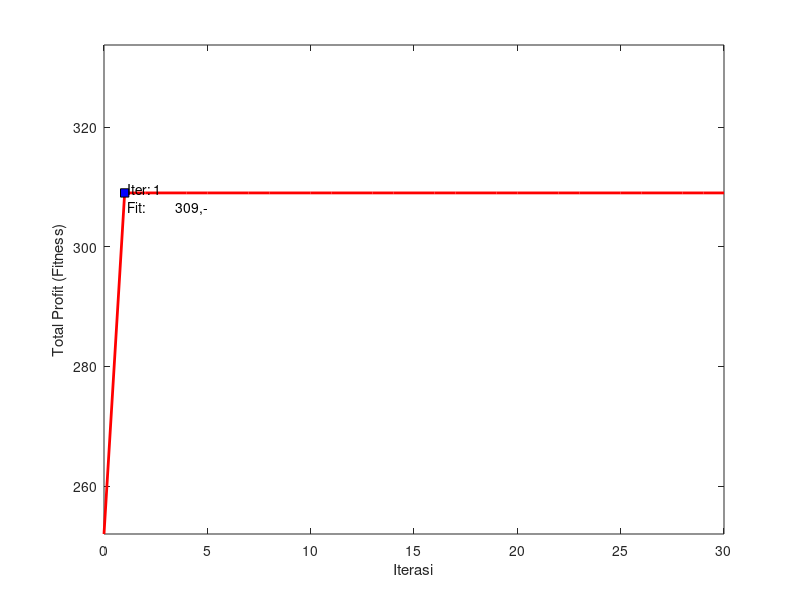

MATLAB code for this plot:
clear all;
clc;

tic;

%% Data
%data001 = get(handles.uitable1,'UserData');
%data=data001{1};
%NamaBarang=data001{2};
%Kapasitas=str2num(get(handles.edit6,'string'));
%Modal=str2num(get(handles.edit7,'string'));


maxpeso=165;
peso=[ 23 31 29 44 53 38 63 85 89 82];
custo=[92 57 49 68 60 43 67 84 87 72];
%otimo=[1 1 1 1 0 1 0 0 0 0];
% 0.064184 seconds
dim=size(peso,2)

%% Parameter
nClan= 1; %Número de clãs (ou grupos de soluções).
nci=10; %Número de indivíduos em cada clã.
alpha=0.5; %Parâmetros de ajuste usados na atualização das posições das soluções.
beta=0.5;  %Parâmetros de ajuste usados na atualização das posições das soluções.
MaxGen=30; %Número máximo de gerações.

%% Inisialisasi
X=rand(nClan*nci,dim); % Gera uma matriz de números aleatórios contínuos entre 0 e 1
Y=round(X); %Arredonda os valores para 0 ou 1


%% Inisialisasi
for i=1:nClan %itera cada clan i
    for j=1:nci %itera cada elefante j do clan i
        Berat(i,j)=sum(Y((i-1)*nci+j,:).*peso); %calcua o peso de cada solução
        Beli(i,j)=sum(Y((i-1)*nci+j,:).*custo); %calcula o custo de cada solução
        while Berat(i,j)>maxpeso
            pss=find(Y((i-1)*nci+j,:)==1);
            r1=ceil(rand*length(pss));
            X((i-1)*nci+j,pss(r1))=X((i-1)*nci+j,pss(r1))/2;
            Y((i-1)*nci+j,:)=round(X((i-1)*nci+j,:));
            Berat(i,j)=sum(Y((i-1)*nci+j,:).*peso);
            Beli(i,j)=sum(Y((i-1)*nci+j,:).*custo);
        end
        Fitness(i,j)=Beli(i,j);
    end
    best=find(Fitness(i,:)==max(Fitness(i,:)));
    Matriarch(i,:)=X((i-1)*nci+best(1),:);
    FitMat(i)=max(Fitness(i,:));
end

%%
bsf(1)=max(FitMat);
inon=0;
t=0;

while t<MaxGen
    %Update posisi
    for i=1:nClan
        Xctr=sum(X((i-1)*nci+(1:nci),:))/nci;
        X((i-1)*nci+(1:nci),:)=X((i-1)*nci+(1:nci),:)+alpha*(repmat(Matriarch(i,:),nci,1)-X((i-1)*nci+(1:nci),:)).*rand(nci,dim);
        for j=1:nci
            if Y((i-1)*nci+j,:)==round(Matriarch(i,:))
                X((i-1)*nci+j,:)=X((i-1)*nci+j,:)+beta*Xctr.*rand(1,dim);
            end
            if min(X((i-1)*nci+j,:))<0
                X((i-1)*nci+j,:)=(X((i-1)*nci+j,:)-min(X((i-1)*nci+j,:)))/(max(X((i-1)*nci+j,:))-min(X((i-1)*nci+j,:)));
            else
                X((i-1)*nci+j,:)=X((i-1)*nci+j,:)/max(X((i-1)*nci+j,:));
            end
            Y((i-1)*nci+j,:)=round(X((i-1)*nci+j,:));
            Berat(i,j)=sum(Y((i-1)*nci+j,:).*peso);
            Beli(i,j)=sum(Y((i-1)*nci+j,:).*custo);
            while Berat(i,j)>maxpeso
                pss=find(Y((i-1)*nci+j,:)==1);
                r1=ceil(rand*length(pss));
                X((i-1)*nci+j,pss(r1))=X((i-1)*nci+j,pss(r1))/2;
                Y((i-1)*nci+j,:)=round(X((i-1)*nci+j,:));
                Berat(i,j)=sum(Y((i-1)*nci+j,:).*peso);
                Beli(i,j)=sum(Y((i-1)*nci+j,:).*custo);
            end
            Fitness(i,j)=Beli(i,j);
        end
        %Replace worst
        worst=find(Fitness(i,:)==min(Fitness(i,:)));
        if length(worst)==nci
            worst=ceil(0.75*nci):nci;
        end
        X((i-1)*nci+worst,:)=repmat(min(X((i-1)*nci+(1:nci),:)),length(worst),1)+...
            repmat((max(X((i-1)*nci+(1:nci),:))-min(X((i-1)*nci+(1:nci),:)))+1,length(worst),1).*rand(length(worst),dim);
        for k=1:length(worst)
            if min(X((i-1)*nci+worst(k),:))<0
                X((i-1)*nci+worst(k),:)=(X((i-1)*nci+worst(k),:)-min(X((i-1)*nci+worst(k),:)))/(max(X((i-1)*nci+worst(k),:))-min(X((i-1)*nci+worst(k),:)));
            else
                X((i-1)*nci+worst(k),:)=X((i-1)*nci+worst(k),:)/max(X((i-1)*nci+worst(k),:));
            end
            Y((i-1)*nci+worst(k),:)=round(X((i-1)*nci+worst(k),:));
            Berat(i,worst(k))=sum(Y((i-1)*nci+worst(k),:).*peso);
            Beli(i,worst(k))=sum(Y((i-1)*nci+worst(k),:).*custo);
            while Berat(i,worst(k))>maxpeso
                pss=find(Y((i-1)*nci+worst(k),:)==1);
                r1=ceil(rand*length(pss));
                X((i-1)*nci+worst(k),pss(r1))=X((i-1)*nci+worst(k),pss(r1))/2;
                Y((i-1)*nci+worst(k),:)=round(X((i-1)*nci+worst(k),:));
                Berat(i,worst(k))=sum(Y((i-1)*nci+worst(k),:).*peso);
                Beli(i,worst(k))=sum(Y((i-1)*nci+worst(k),:).*custo);
            end
            Fitness(i,worst(k))= Beli(i,worst(k));
        end
        %Update Matriarch
        if max(Fitness(i,:))>FitMat(i)
            best=find(Fitness(i,:)==max(Fitness(i,:)));
            Matriarch(i,:)=X((i-1)*nci+best(1),:);
            FitMat(i)=max(Fitness(i,:));
        end
    end
    %Plot
    bsf(t+2)=max(FitMat);
    if bsf(t+2)~=bsf(t+1)
        inon=t+1;
    end
    plot(0:length(bsf)-1,bsf,'r','LineWidth',2);
    line(inon,bsf(inon+1),'Marker','s','MarkerEdgeColor','k','MarkerFaceColor','b','MarkerSize',6);
    if inon<t*0.75
        text(inon,bsf(inon+1),sprintf(['\n\n Iter: ' num2str(inon) '\n Fit: ' sprintf('%12d',bsf(inon+1)) ',-']));
    else
        text(inon,bsf(inon+1),sprintf([' Iter: ' num2str(inon) '\nFit: ' sprintf('%12d',bsf(inon+1)) ',-''\n\n']),'HorizontalAlignment','Right');
    end
    ylim([min(bsf) max(bsf)*1.08]);
    %set(handles.axes1,'XColor',[1 1 1],'YColor',[1 11],'FontSize',8,'FontWeight','bold');
    xlabel('Iterasi'); ylabel('Total Profit (Fitness)');
    pause(0.00001);
    %Next iter
    t=t+1;
end
best=find(FitMat==max(FitMat))
FinalSol=round(Matriarch(best(1),:))
toc;
